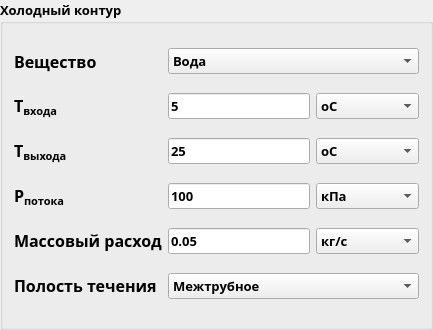
     <widget class="QGroupBox" name="groupBox_2">
      <property name="minimumSize">
       <size>
        <width>370</width>
        <height>330</height>
       </size>
      </property>
      <property name="font">
       <font>
        <family>Segoe UI Semibold</family>
        <pointsize>10</pointsize>
        <bold>true</bold>
       </font>
      </property>
      <property name="title">
       <string>Холодный контур</string>
      </property>
      <layout class="QGridLayout" name="gridLayout_3">
       <item row="1" column="1">
        <widget class="QLineEdit" name="line_cold_T1">
         <property name="text">
          <string>5</string>
         </property>
        </widget>
       </item>
       <item row="2" column="1">
        <widget class="QLineEdit" name="line_cold_T2">
         <property name="text">
          <string>25</string>
         </property>
        </widget>
       </item>
       <item row="1" column="0">
        <widget class="QLabel" name="label_13">
         <property name="text">
          <string>&lt;html&gt;&lt;head/&gt;&lt;body&gt;&lt;p&gt;&lt;span style=&quot; font-size:12pt;&quot;&gt;Т&lt;/span&gt;&lt;span style=&quot; font-size:12pt; vertical-align:sub;&quot;&gt;входа&lt;/span&gt;&lt;/p&gt;&lt;/body&gt;&lt;/html&gt;</string>
         </property>
        </widget>
       </item>
       <item row="4" column="0">
        <widget class="QLabel" name="label_12">
         <property name="text">
          <string>&lt;html&gt;&lt;head/&gt;&lt;body&gt;&lt;p&gt;&lt;span style=&quot; font-size:12pt;&quot;&gt;Массовый расход&lt;/span&gt;&lt;/p&gt;&lt;/body&gt;&lt;/html&gt;</string>
         </property>
        </widget>
       </item>
       <item row="0" column="1" colspan="2">
        <widget class="QComboBox" name="cBox_material_cold">
         <property name="minimumSize">
          <size>
           <width>50</width>
           <height>0</height>
          </size>
         </property>
         <property name="maximumSize">
          <size>
           <width>500</width>
           <height>16777215</height>
          </size>
         </property>
         <item>
          <property name="text">
           <string>Вода</string>
          </property>
         </item>
         <item>
          <property name="text">
           <string>Воздух (сухой)</string>
          </property>
         </item>
         <item>
          <property name="text">
           <string>Азот (сухой)</string>
          </property>
         </item>
         <item>
          <property name="text">
           <string>Углекислый газ</string>
          </property>
         </item>
         <item>
          <property name="text">
           <string>Глицерин 10%</string>
          </property>
         </item>
         <item>
          <property name="text">
           <string>Глицерин 20%</string>
          </property>
         </item>
         <item>
          <property name="text">
           <string>Глицерин 30%</string>
          </property>
         </item>
         <item>
          <property name="text">
           <string>Глицерин 40%</string>
          </property>
         </item>
         <item>
          <property name="text">
           <string>Глицерин 50%</string>
          </property>
         </item>
         <item>
          <property name="text">
           <string>Глицерин 60%</string>
          </property>
         </item>
         <item>
          <property name="text">
           <string>Глицерин 70%</string>
          </property>
         </item>
        </widget>
       </item>
       <item row="2" column="2">
        <widget class="QComboBox" name="dimension_T_ex_c">
         <item>
          <property name="text">
           <string>оС</string>
          </property>
         </item>
         <item>
          <property name="text">
           <string>К</string>
          </property>
         </item>
        </widget>
       </item>
       <item row="4" column="2">
        <widget class="QComboBox" name="dimension_m_c">
         <item>
          <property name="text">
           <string>кг/с</string>
          </property>
         </item>
         <item>
          <property name="text">
           <string>кг/мин</string>
          </property>
         </item>
         <item>
          <property name="text">
           <string>кг/ч</string>
          </property>
         </item>
         <item>
          <property name="text">
           <string>г/с</string>
          </property>
         </item>
         <item>
          <property name="text">
           <string>г/мин</string>
          </property>
         </item>
         <item>
          <property name="text">
           <string>г/ч</string>
          </property>
         </item>
        </widget>
       </item>
       <item row="0" column="0">
        <widget class="QLabel" name="label_8">
         <property name="font">
          <font>
           <family>Segoe UI Semibold</family>
           <pointsize>12</pointsize>
           <bold>true</bold>
          </font>
         </property>
         <property name="text">
          <string>Вещество</string>
         </property>
        </widget>
       </item>
       <item row="3" column="1">
        <widget class="QLineEdit" name="line_cold_pressure">
         <property name="text">
          <string>100</string>
         </property>
        </widget>
       </item>
       <item row="4" column="1">
        <widget class="QLineEdit" name="line_cold_dmass">
         <property name="text">
          <string>0.05</string>
         </property>
        </widget>
       </item>
       <item row="5" column="1" colspan="2">
        <widget class="QComboBox" name="cBox_cavity_cold">
         <item>
          <property name="text">
           <string>Межтрубное</string>
          </property>
         </item>
         <item>
          <property name="text">
           <string>Трубное</string>
          </property>
         </item>
        </widget>
       </item>
       <item row="3" column="0">
        <widget class="QLabel" name="label_10">
         <property name="text">
          <string>&lt;html&gt;&lt;head/&gt;&lt;body&gt;&lt;p&gt;&lt;span style=&quot; font-size:12pt;&quot;&gt;Р&lt;/span&gt;&lt;span style=&quot; font-size:12pt; vertical-align:sub;&quot;&gt;потока&lt;/span&gt;&lt;/p&gt;&lt;/body&gt;&lt;/html&gt;</string>
         </property>
        </widget>
       </item>
       <item row="5" column="0">
        <widget class="QLabel" name="label_14">
         <property name="text">
          <string>&lt;html&gt;&lt;head/&gt;&lt;body&gt;&lt;p&gt;&lt;span style=&quot; font-size:12pt;&quot;&gt;Полость течения&lt;/span&gt;&lt;/p&gt;&lt;/body&gt;&lt;/html&gt;</string>
         </property>
        </widget>
       </item>
       <item row="2" column="0">
        <widget class="QLabel" name="label_9">
         <property name="text">
          <string>&lt;html&gt;&lt;head/&gt;&lt;body&gt;&lt;p&gt;&lt;span style=&quot; font-size:12pt;&quot;&gt;Т&lt;/span&gt;&lt;span style=&quot; font-size:12pt; vertical-align:sub;&quot;&gt;выхода&lt;/span&gt;&lt;/p&gt;&lt;/body&gt;&lt;/html&gt;</string>
         </property>
        </widget>
       </item>
       <item row="3" column="2">
        <widget class="QComboBox" name="dimension_P_c">
         <item>
          <property name="text">
           <string>кПа</string>
          </property>
         </item>
         <item>
          <property name="text">
           <string>МПа</string>
          </property>
         </item>
         <item>
          <property name="text">
           <string>Па</string>
          </property>
         </item>
         <item>
          <property name="text">
           <string>кгс/см2</string>
          </property>
         </item>
         <item>
          <property name="text">
           <string>атм</string>
          </property>
         </item>
         <item>
          <property name="text">
           <string>бар</string>
          </property>
         </item>
         <item>
          <property name="text">
           <string>мм рт. ст.</string>
          </property>
         </item>
         <item>
          <property name="text">
           <string>мм вод. ст.</string>
          </property>
         </item>
        </widget>
       </item>
       <item row="1" column="2">
        <widget class="QComboBox" name="dimension_T_en_c">
         <item>
          <property name="text">
           <string>оС</string>
          </property>
         </item>
         <item>
          <property name="text">
           <string>К</string>
          </property>
         </item>
        </widget>
       </item>
      </layout>
     </widget>
